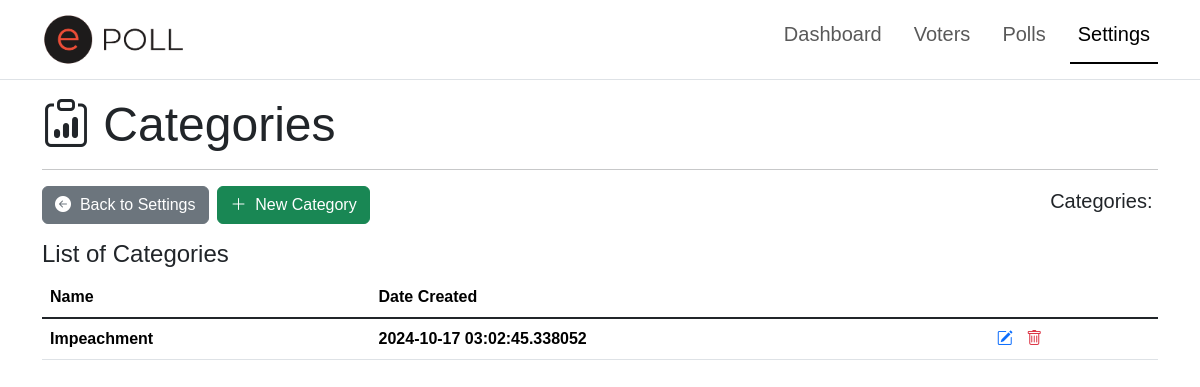
The page /settings/categories/ on the database as committed earlier.
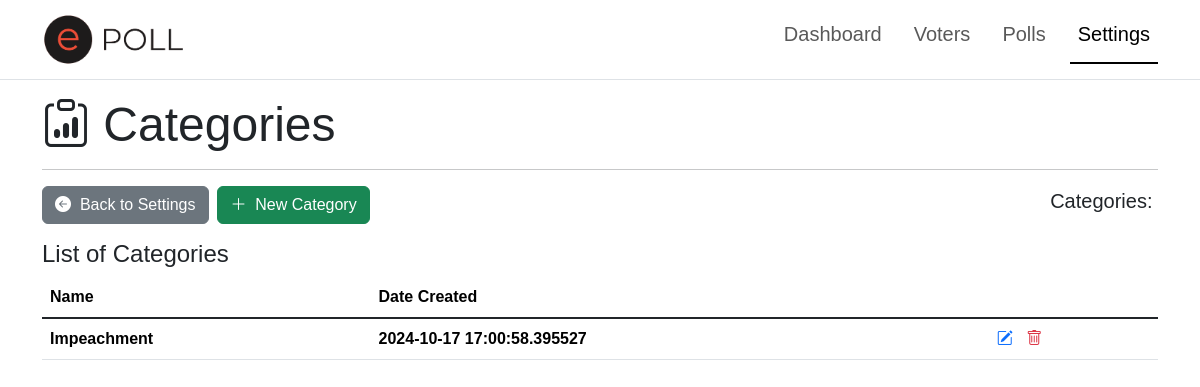
The same page on the database as committed later.
### app/models.py (models this page shows)
class Category(db.Model):
    __tablename__="categories"
    id = db.Column(db.Integer, primary_key=True, autoincrement=True)
    name = db.Column(db.String(50), nullable=False)
    created_at = db.Column(db.DateTime, nullable=False)
    updated_at = db.Column(db.DateTime(timezone=True), onupdate=db.func.now())
    motions = db.relationship('Motion', backref='category', lazy=True)

### app/settings.py (the view)
@sbp.route('/categories/')
def categories():
    page = request.args.get('page', 1, type=int)
    page_size = request.args.get('page_size', 20, type=int)  # Get page size from query params or default to 20
    all_categories = Category.query.order_by(Category.created_at.desc()).paginate(page=page, per_page=page_size)
    if not all_categories:
        flash('No Category records added Yet!', 'warning')
    return render_template('admin/settings/category/list.html',
                           title='Categories', all_categories=all_categories, SETTINGS=True)

### app/templates/admin/settings/category/list.html (shortened to what this page needs)
{% extends "shared/adminlayout.html" %}
{% block content %}
<div class="container">
    <h3 class="display-5"><i class="bi bi-clipboard-data"></i>&nbsp;{{title}}</h3>
    <hr>
    <div class="row align-content-center mb-3">
        <div class="col text-start">
            <a href="{{ url_for('settings.index') }}" class="btn btn-secondary"><i class="bi bi-arrow-left-circle-fill"></i>&nbsp; Back to Settings</a>&nbsp;
            <a href="{{ url_for('settings.new_category') }}" class="btn btn-success"><i class="bi bi-plus-lg"></i>&nbsp; New Category</a>
        </div>
        <div class="col text-end align-content-center">
            <h5>Categories:&nbsp;<strong class="fst-italic"></strong></h4>
        </div>
    </div>
    <h4>List of {{title}}</h4>
    <div class="table-responsive">
        <table class="table table-hover align-content-center">
            <thead>
                <tr class="align-middle">
                    <th scope="col">Name</th>
                    <th scope="col">Date Created</th>
                    <th scope="col"></th>
                </tr>
            </thead>
            <tbody class="table-group-divider align-content-center">
                {% for category in all_categories %}
                    <tr class="clickable-row align-middle" data-href="#">
                        <th scope="row">{{category.name}}</th>
                        <th scope="row">{{category.created_at}}</th>
                        <td scope="row">
                            <a href="{{ url_for('settings.edit_category', id=category.id) }}"><i class="bi bi-pencil-square text-primary"></i></a> &nbsp;
                            <a href="{{ url_for('settings.delete_category', id=category.id) }}"><i class="bi bi-trash text-danger"></i></a>
                        </td>
                    </tr>
                {% endfor %}
            </tbody>
        </table>
    </div>
</div>
{% endblock %}

Rows that differ between the two databases and show on the page:
changed Category "Impeachment": created_at "2024-10-17 03:02:45.338052" → "2024-10-17 17:00:58.395527"
